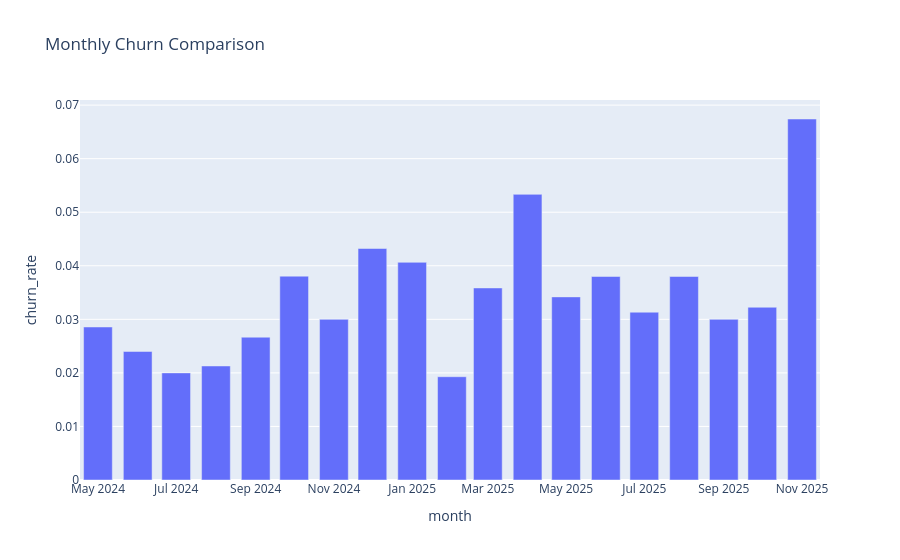

Here is the notebook cell this chart was saved with:
### Code cell
px.bar(monthly_churn, x='month', y='churn_rate', title='Monthly Churn Comparison')

### Figure 1 — Plotly figure (JSON) as saved in the notebook; plotly's stock layout.template omitted (floating-point values rounded to 4 significant figures)
{"data": [{"hovertemplate": "month=%{x}<br>churn_rate=%{y}<extra></extra>", "legendgroup": "", "marker": {"color": "#636efa", "pattern": {"shape": ""}}, "name": "", "orientation": "v", "showlegend": false, "textposition": "auto", "type": "bar", "x": ["2024-05", "2024-06", "2024-07", "2024-08", "2024-09", "2024-10", "2024-11", "2024-12", "2025-01", "2025-02", "2025-03", "2025-04", "2025-05", "2025-06", "2025-07", "2025-08", "2025-09", "2025-10", "2025-11"], "xaxis": "x", "y": [0.02857, 0.024, 0.02, 0.02129, 0.02667, 0.03806, 0.03, 0.04323, 0.04065, 0.01929, 0.03586, 0.05333, 0.03419, 0.038, 0.03133, 0.038, 0.03, 0.03226, 0.06741], "yaxis": "y"}], "layout": {"barmode": "relative", "legend": {"tracegroupgap": 0}, "title": {"text": "Monthly Churn Comparison"}, "xaxis": {"anchor": "y", "domain": [0, 1], "title": {"text": "month"}}, "yaxis": {"anchor": "x", "domain": [0, 1], "title": {"text": "churn_rate"}}}}
